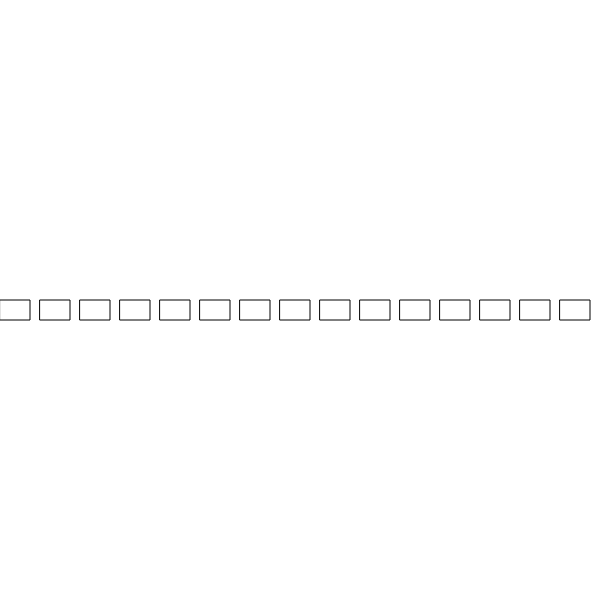
Frame 1 (no input)
Frame 60 (no input): identical to frame 1, image omitted
Frame 120 (the mouse pressed at the canvas centre since frame 60): identical to frame 1, image omitted

The p5.js sketch that drew this single still picture (run headless with seeded random() and noise() and a simulated clock; from frame 60 on, the mouse is pressed at the canvas centre):

// p5.js sketch
// ── sketch.js
//inclass notes/exercise 9/29

var d=20;       //first was 300
var offset=30;   //first was 50
var padding = 50;
var myPos=0;

function setup (){
	createCanvas(600,600);

}


function draw (){

	//ellipse(width/2, height/2, d, d);
	//ellipse(width/2, height/2, d-20, d-20);

	//start condition, exit condition, iteration
	//for(var i=0; i<10; i++){
		//ellipse(width/2, height/2, d-(i*offset), d-(i*offset));
	//}

	//these are all the same:
	// i = i + i;
	//i+=1; 
	//i++;

//row of circles - for loop
	// for(var i=0; i<10; i++){
	// 	ellipse(width/2+(i*offset), height/2, d, d);
	// }


//nesting for loops for 2 dimentional shapes
	/*for(var j = 0; j < 8; j+=1){
		for(var i = 0; i < 10; i+=1){
			//when i is 0, d-i = 300
			//when i is 1, d-i=299

			ellipse((i * offset)+padding, (j * offset)+padding, d, d);
		}
		
	}
	*/

	while(myPos < width){
		rect(myPos, height/2, 30, 20);

		myPos = myPos + 40;
	}


}
// ── index1.html
<html>
<head>
	<meta charset="UTF-8">
	<script type="text/javascript" src="p5_rectangles/libraries/p5.js"></script>
	<script type="text/javascript" src="sketch.js"></script>
</head>

<body></body>

</html>
